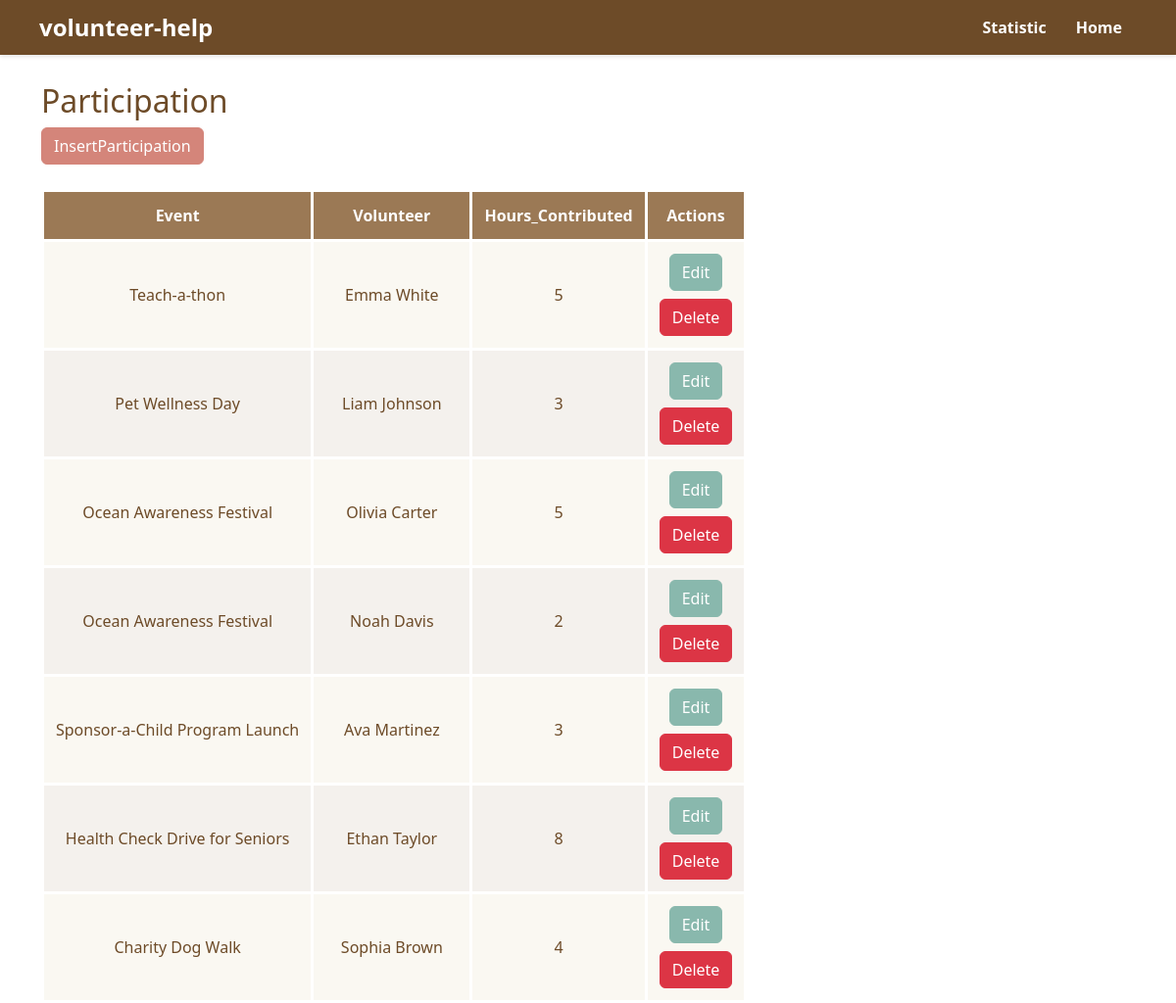
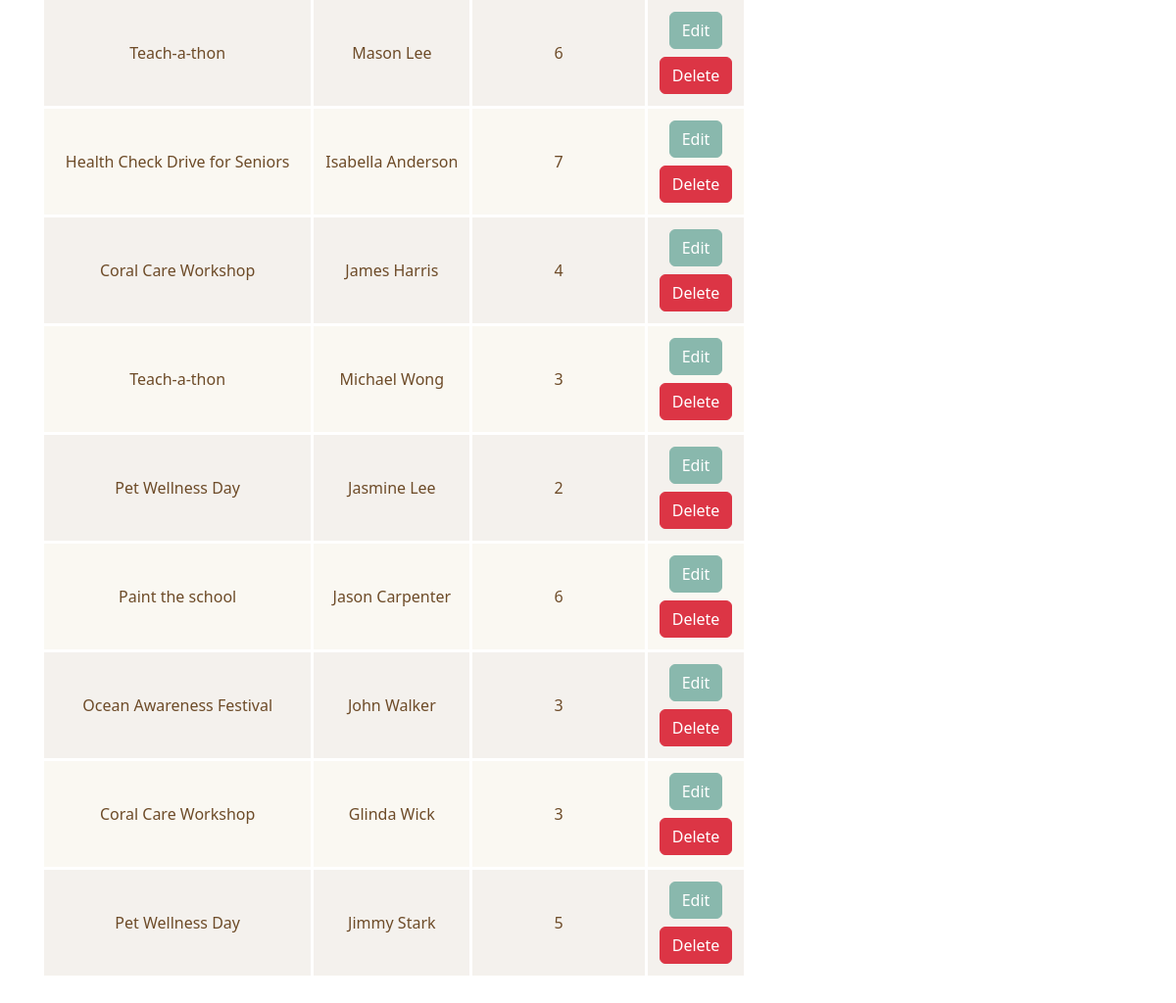
The app's page /nonprofit/participation/ with its own data (2 pictures, top to bottom).
### nonprofit/models.py (models this page shows, shortened)
class Participation(models.Model):
    event = models.ForeignKey(Event, on_delete=models.CASCADE)
    volunteer = models.ForeignKey(Volunteer, on_delete=models.CASCADE)
    hours_contributed = models.IntegerField()

class Event(models.Model):
    name = models.CharField(max_length=100)
    description = models.CharField(max_length=300)
    date = models.DateTimeField(default=None)
    location = models.CharField(max_length=300)
    category = models.ForeignKey(Category, on_delete=models.CASCADE)
    organization = models.ForeignKey(Organization, on_delete=models.CASCADE)
    def __str__(self):
        return self.name

class Volunteer(models.Model):
    name = models.CharField(max_length=100)
    email = models.CharField(max_length=100)
    def __str__(self):
        return self.name

### nonprofit/views.py (the view)
# urls.py: path('participation/', views.participation_home, name='participation_home'),
def participation_home(request):
    participation_list = Participation.objects.all()
    volunteer_list = Volunteer.objects.all()
    event_list = Event.objects.all()
    return render(request, 'nonprofit/participation.html',
                  {'participation_list': participation_list,
                   'volunteer_list': volunteer_list, 'event_list': event_list})

### nonprofit/templates/nonprofit/participation.html (shortened to what this page needs)
<!DOCTYPE html>
{% load static %}
<html lang="en">
<head>
    <link href="https://cdn.jsdelivr.net/npm/bootstrap@5.3.3/dist/css/bootstrap.min.css" rel="stylesheet">
    <link rel="stylesheet" href="{% static './nonprofit/navbar.css' %}">
    <link rel="stylesheet" href="{% static './nonprofit/style.css' %}">
</head>
<body>
<nav class="navbar">
    <a href="#" class="logo">volunteer-help</a>
    <ul class="nav-link">
        <li><a href="/nonprofit/statistic/">Statistic</a></li>
        <li class="active"><a href="/nonprofit/">Home</a></li>
    </ul>
</nav>
<div class="container mt-4">
    <h2 style="color: #6D4B28">Participation</h2>
    <button class="btn btn-insert-participation" style="margin: 10 !important" data-bs-toggle="modal" data-bs-target="#InsertParticipationModal"> InsertParticipation </button>
    <table class="participation-table">
        <thead>
            <tr>
                <th>Event</th>
                <th>Volunteer</th>
                <th>Hours_Contributed</th>
                <th>Actions</th>
            </tr>
        </thead>
        <tbody>
            {% for participation in participation_list %}
            <tr>
                <td>{{ participation.event }}</td>
                <td>{{ participation.volunteer }}</td>
                <td>{{ participation.hours_contributed }}</td>
                <td>
                    <button class="btn btn-edit" style="margin: 10 !important" data-bs-toggle="modal" data-bs-target="#updateParticipationModal-{{ participation.id }}">Edit</button>
                    <form action="{% url 'nonprofit:delete_participation' participation.id %}" method="POST">
                        <button type="submit" class="btn btn-danger mt-2">Delete</button>
                    </form>
                </td>
            </tr>
            {% endfor %}
        </tbody>
    </table>
</div>
</body>
</html>

### nonprofit/static/nonprofit/navbar.css (style rules this page uses)
.navbar { position: fixed; top: 0; left: 0; width: 100%; display: flex; justify-content: space-between; align-items: center; padding: 10px 40px; background-color: #6D4B28; box-shadow: 0 2px 4px rgba(0, 0, 0, 0.1); z-index: 100; }
.navbar .logo { font-size: 24px; font-weight: 700; color: white; text-decoration: none; }
.navbar .nav-link { display: flex; align-items: center; list-style: none; margin: 0; padding: 0; }
.navbar .nav-link li { margin: 0 15px; }
.navbar .nav-link a { text-decoration: none; color: white; font-weight: 600; transition: color 0.3s ease; }
.navbar .nav-link .active a { color: white; font-weight: 700; }

### nonprofit/static/nonprofit/style.css (style rules this page uses)
.btn-insert-participation { background-color: #D4857A !important; border-color: #D4857A !important; color: white !important; margin-right: 20px !important; }
.btn-edit { background-color: #89B8AD !important; border-color: #89B8AD !important; color: white !important; }
.participation-table { border-collapse: collapse; margin: 25px 0; min-width: 400px; color: black; }
.participation-table th, .participation-table td { border: 3px solid white; padding: 12px; text-align: center; }
.participation-table th { background-color: #9B7955; color: white; }
.participation-table tr:nth-child(even) { background-color: #F4F1ED; color: #6D4B28; }
.participation-table tr:nth-child(odd) { background-color: #FAF8F2; color: #6D4B28; }

### nonprofit/templates/nonprofit/participation.html (style rules this page uses)
body { padding-top: 60px; }

### records on screen
Participation: event "Teach-a-thon", volunteer "Emma White", hours_contributed "5"
Participation: event "Pet Wellness Day", volunteer "Liam Johnson", hours_contributed "3"
Participation: event "Ocean Awareness Festival", volunteer "Olivia Carter", hours_contributed "5"
Participation: event "Ocean Awareness Festival", volunteer "Noah Davis", hours_contributed "2"
Participation: event "Sponsor-a-Child Program Launch", volunteer "Ava Martinez", hours_contributed "3"
Participation: event "Health Check Drive for Seniors", volunteer "Ethan Taylor", hours_contributed "8"
Participation: event "Charity Dog Walk", volunteer "Sophia Brown", hours_contributed "4"
Participation: event "Teach-a-thon", volunteer "Mason Lee", hours_contributed "6"
Participation: event "Health Check Drive for Seniors", volunteer "Isabella Anderson", hours_contributed "7"
Participation: event "Coral Care Workshop", volunteer "James Harris", hours_contributed "4"
Participation: event "Teach-a-thon", volunteer "Michael Wong", hours_contributed "3"
Participation: event "Pet Wellness Day", volunteer "Jasmine Lee", hours_contributed "2"
Participation: event "Paint the school", volunteer "Jason Carpenter", hours_contributed "6"
Participation: event "Ocean Awareness Festival", volunteer "John Walker", hours_contributed "3"
Participation: event "Coral Care Workshop", volunteer "Glinda Wick", hours_contributed "3"
Participation: event "Pet Wellness Day", volunteer "Jimmy Stark", hours_contributed "5"
